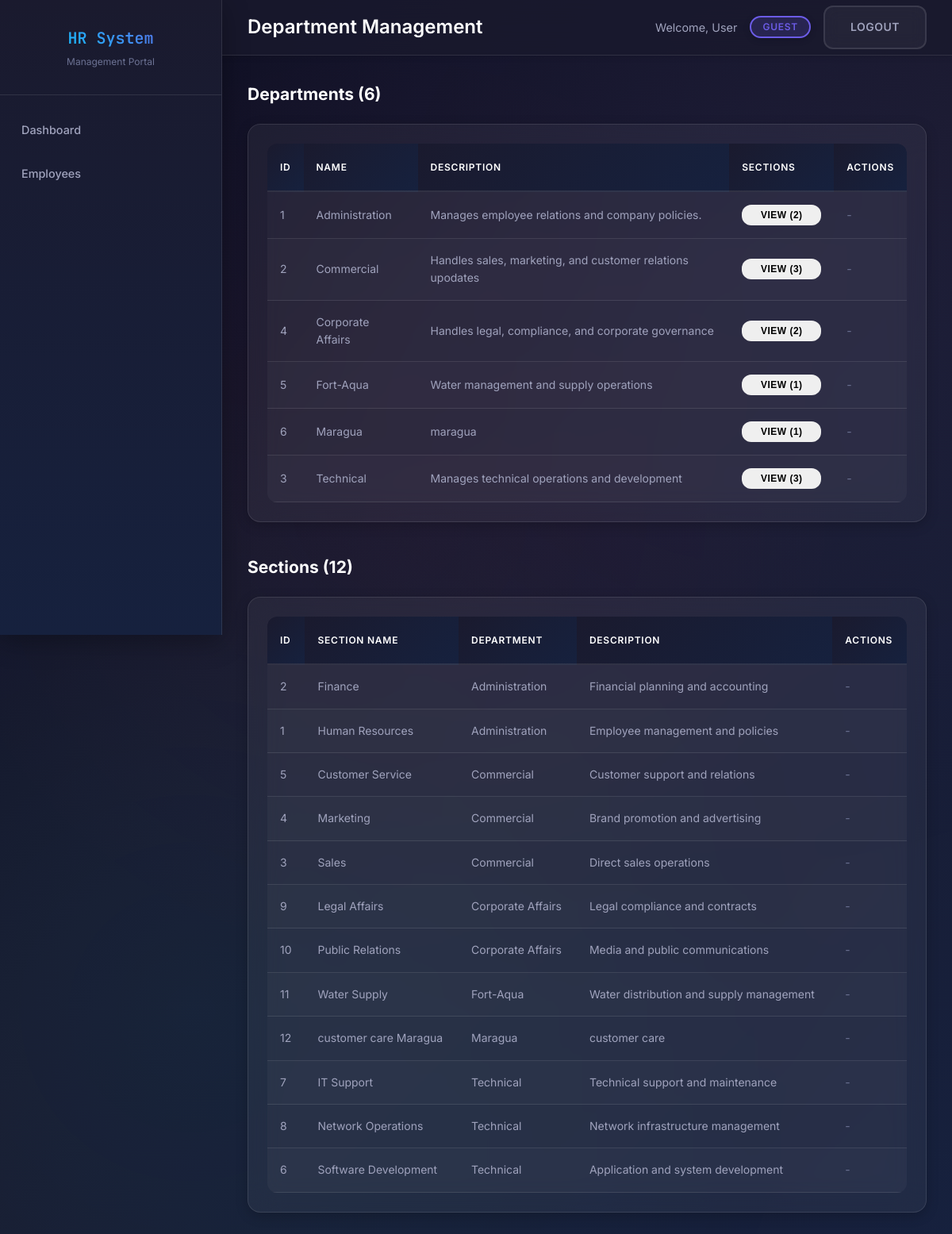
Page /departments.php on the earlier database version.
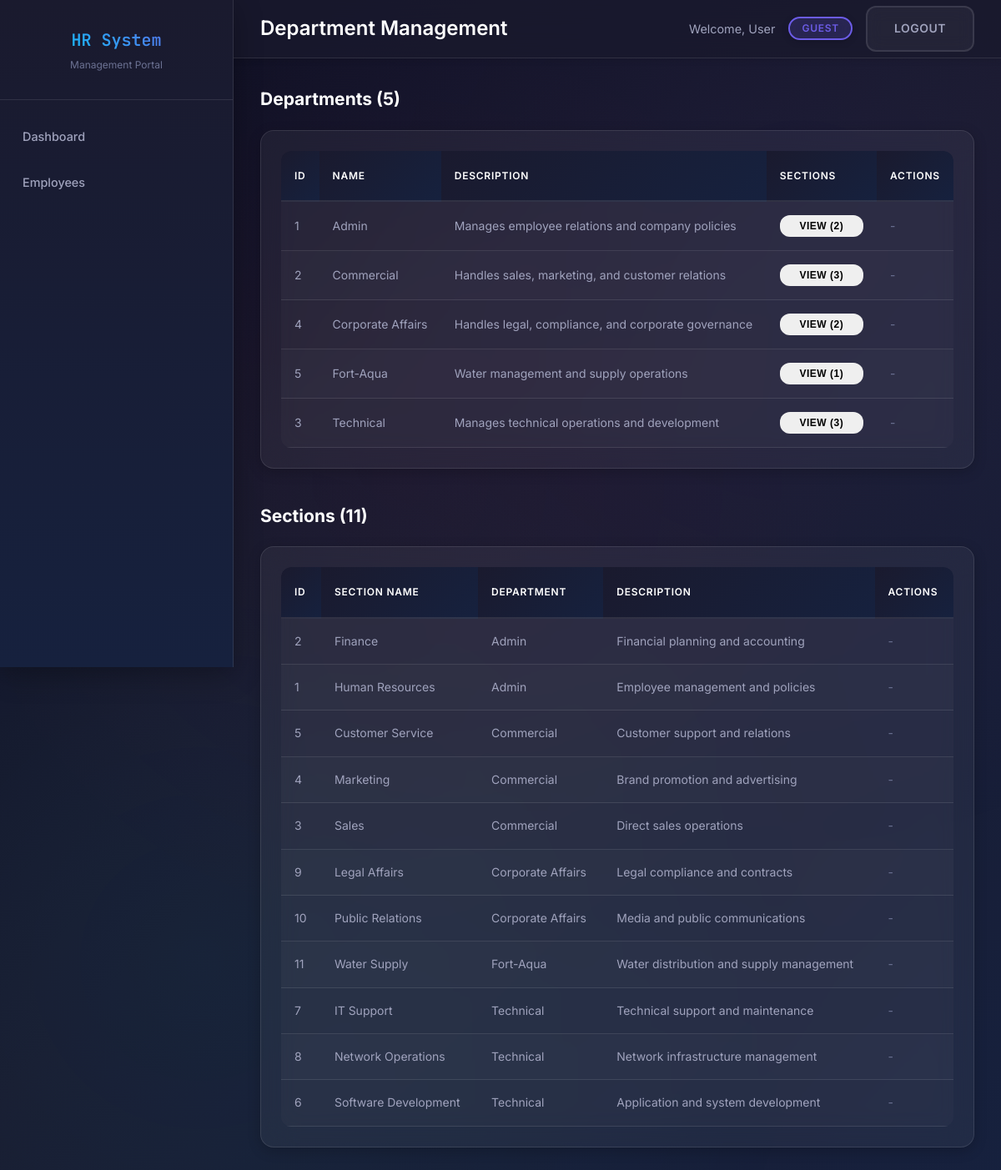
Same page on the later database version.
### tables this page shows
CREATE TABLE `departments` (
  `id` int(11) NOT NULL,
  `name` varchar(100) NOT NULL,
  `description` text DEFAULT NULL,
  `created_at` timestamp NOT NULL DEFAULT current_timestamp(),
  `updated_at` timestamp NOT NULL DEFAULT current_timestamp() ON UPDATE current_timestamp()
);

CREATE TABLE `sections` (
  `id` int(11) NOT NULL,
  `name` varchar(100) NOT NULL,
  `description` text DEFAULT NULL,
  `department_id` int(11) DEFAULT NULL,
  `created_at` timestamp NOT NULL DEFAULT current_timestamp(),
  `updated_at` timestamp NOT NULL DEFAULT current_timestamp() ON UPDATE current_timestamp()
);

### departments.php (the view, shortened to what this page needs)
<?php
$conn = getConnection();
function hasPermission($role) {
    if (!isset($_SESSION['user_role'])) {
        return false;
    }
    return $_SESSION['user_role'] === $role ||
           (is_array($_SESSION['user_role']) && in_array($role, $_SESSION['user_role']));
}
$user = [
    'first_name' => isset($_SESSION['user_name']) ? explode(' ', $_SESSION['user_name'])[0] : 'User',
    'last_name' => isset($_SESSION['user_name']) ? (explode(' ', $_SESSION['user_name'])[1] ?? '') : '',
    'role' => $_SESSION['user_role'] ?? 'guest',
    'id' => $_SESSION['user_id']
];
try {
    $departments_result = $conn->query("SELECT * FROM departments ORDER BY name");
    $departments = $departments_result ? $departments_result->fetch_all(MYSQLI_ASSOC) : [];
    $sections_result = $conn->query("SELECT s.*, d.name as department_name FROM sections s LEFT JOIN departments d ON s.department_id = d.id ORDER BY d.name, s.name");
    $sections = $sections_result ? $sections_result->fetch_all(MYSQLI_ASSOC) : [];
} catch (Exception $e) {
    $departments = [];
    $sections = [];
    $error = 'Error fetching data: ' . $e->getMessage();
}
?>
<!DOCTYPE html>
<html lang="en">
<head>
    <link rel="stylesheet" href="style.css">
</head>
<body>
    <div class="container">
        <div class="sidebar">
            <div class="sidebar-brand">
                <h1>HR System</h1>
                <p>Management Portal</p>
            </div>
            <nav class="nav">
                <ul>
                    <li><a href="dashboard.php">Dashboard</a></li>
                    <li><a href="employees.php">Employees</a></li>
                </ul>
            </nav>
        </div>
        <div class="main-content">
            <div class="header">
                <h1>Department Management</h1>
                <div class="user-info">
                    <span>Welcome, <?php echo htmlspecialchars($user['first_name'] . ' ' . $user['last_name']); ?></span>
                    <span class="badge badge-info"><?php echo ucwords(str_replace('_', ' ', $user['role'])); ?></span>
                    <a href="logout.php" class="btn btn-secondary">Logout</a>
                </div>
            </div>
            <div class="content">
                <div style="margin-bottom: 40px;">
                    <div style="display: flex; justify-content: space-between; align-items: center; margin-bottom: 20px;">
                        <h2>Departments (<?php echo count($departments); ?>)</h2>
                    </div>
                    <div class="table-container">
                        <table class="table">
                            <thead>
                                <tr>
                                    <th>ID</th>
                                    <th>Name</th>
                                    <th>Description</th>
                                    <th>Sections</th>
                                    <th>Actions</th>
                                </tr>
                            </thead>
                            <tbody>
                                <?php if (empty($departments)): ?>
                                    <tr>
                                        <td colspan="5" class="text-center">No departments found</td>
                                    </tr>
                                <?php else: ?>
                                    <?php foreach ($departments as $department): ?>
                                    <?php
                                        $dept_sections = array_filter($sections, function($s) use ($department) {
                                            return $s['department_id'] == $department['id'];
                                        });
                                    ?>
                                    <tr>
                                        <td><?php echo htmlspecialchars($department['id']); ?></td>
                                        <td><?php echo htmlspecialchars($department['name']); ?></td>
                                        <td><?php echo htmlspecialchars($department['description'] ?? 'N/A'); ?></td>
                                        <td>
                                            <button onclick="showSections(<?php echo $department['id']; ?>)" class="btn btn-sm btn-info">
                                                View (<?php echo count($dept_sections); ?>)
                                            </button>
                                        </td>
                                        <td>
                                            <?php if (hasPermission('hr_manager')|| hasPermission('super_admin')): ?>
                                                <button onclick="showEditDepartmentModal(<?php echo htmlspecialchars(json_encode($department)); ?>)" class="btn btn-sm btn-primary">Edit</button>
                                                <button onclick="confirmDeleteDepartment(<?php echo $department['id']; ?>, '<?php echo htmlspecialchars($department['name']); ?>')" class="btn btn-sm btn-danger ml-1">Delete</button>
                                            <?php else: ?>
                                                <span class="text-muted">-</span>
                                            <?php endif; ?>
                                        </td>
                                    </tr>
                                    <?php endforeach; ?>
                                <?php endif; ?>
                            </tbody>
                        </table>
                    </div>
                </div>
                <div>
                    <div style="display: flex; justify-content: space-between; align-items: center; margin-bottom: 20px;">
                        <h2>Sections (<?php echo count($sections); ?>)</h2>
                    </div>
                    <div class="table-container">
                        <table class="table">
                            <thead>
                                <tr>
                                    <th>ID</th>
                                    <th>Section Name</th>
                                    <th>Department</th>
                                    <th>Description</th>
                                    <th>Actions</th>
                                </tr>
                            </thead>
                            <tbody>
                                <?php if (empty($sections)): ?>
                                    <tr>
                                        <td colspan="5" class="text-center">No sections found</td>
                                    </tr>
                                <?php else: ?>
                                    <?php foreach ($sections as $section): ?>
                                    <tr>
                                        <td><?php echo htmlspecialchars($section['id']); ?></td>
                                        <td><?php echo htmlspecialchars($section['name']); ?></td>
                                        <td><?php echo htmlspecialchars($section['department_name'] ?? 'N/A'); ?></td>
                                        <td><?php echo htmlspecialchars($section['description'] ?? 'N/A'); ?></td>
                                        <td>
                                            <?php if (hasPermission('hr_manager')|| hasPermission('super_admin')): ?>
                                                <button onclick="showEditSectionModal(<?php echo htmlspecialchars(json_encode($section)); ?>)" class="btn btn-sm btn-primary">Edit</button>
                                                <button onclick="confirmDeleteSection(<?php echo $section['id']; ?>, '<?php echo htmlspecialchars($section['name']); ?>')" class="btn btn-sm btn-danger ml-1">Delete</button>
                                            <?php else: ?>
                                                <span class="text-muted">-</span>
                                            <?php endif; ?>
                                        </td>
                                    </tr>
                                    <?php endforeach; ?>
                                <?php endif; ?>
                            </tbody>
                        </table>
                    </div>
                </div>
            </div>
        </div>
    </div>
</body>
</html>

### departments.php (style rules this page uses)
.btn-sm { padding: 4px 8px; font-size: 12px; }

Differences in the rows shown:
removed departments: id "6", name "Maragua", description "maragua", count($dept_sections) "1"
removed sections: id "12", name "customer care Maragua", department.name "Maragua", description "customer care"
changed departments id 1: name "Administration" → "Admin"; description "Manages employee relations and company policies." → "Manages employee relations and company policies"
changed departments "Commercial": description "Handles sales, marketing, and customer relations upodates" → "Handles sales, marketing, and customer relations"
changed through a linked row, sections "Finance": department.name "Administration" → "Admin"
changed through a linked row, sections "Human Resources": department.name "Administration" → "Admin"
Other differences:
count($departments): "6" → "5"
count($sections): "12" → "11"
